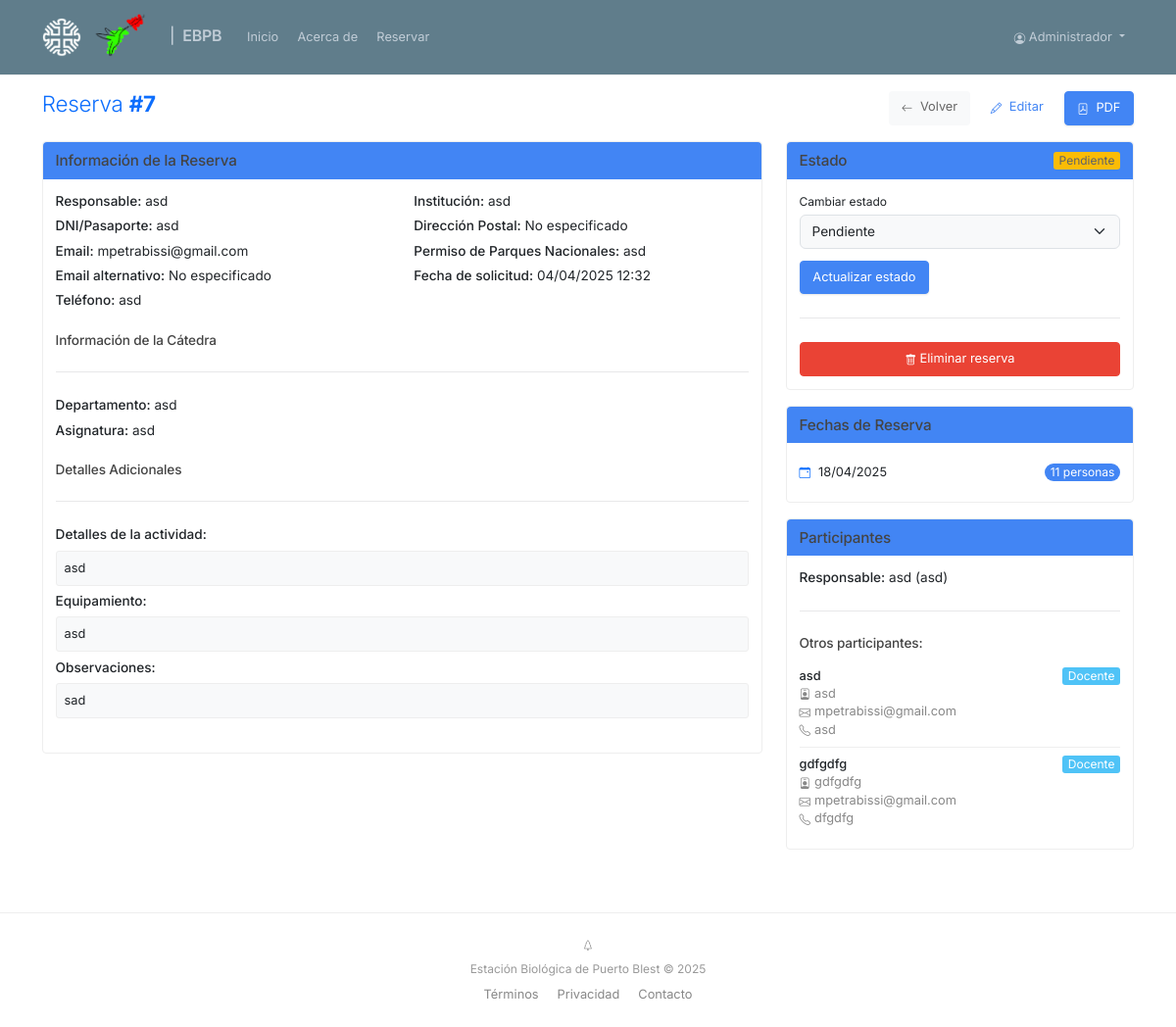
The page /admin/reservation/7 (signed in) on the database as committed earlier.
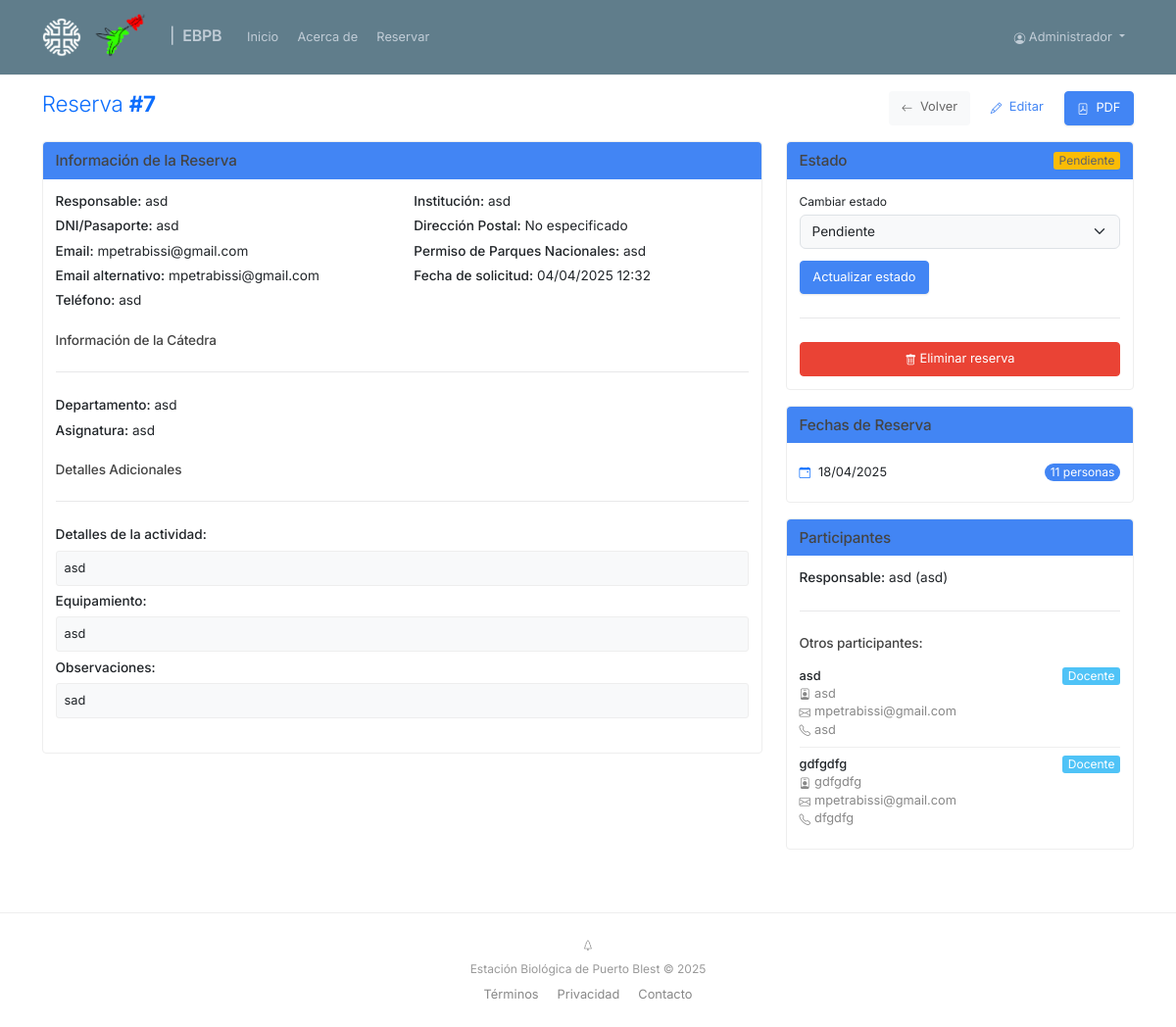
The same page on the database as committed later.
### app/models/user.py (models this page shows, shortened)
class User(db.Model, UserMixin):
    __tablename__ = 'users'
    id = db.Column(db.Integer, primary_key=True)
    email = db.Column(db.String(120), unique=True, nullable=False)
    password = db.Column(db.String(200), nullable=False)
    name = db.Column(db.String(100), nullable=False)
    is_admin = db.Column(db.Boolean, default=False)
    created_at = db.Column(db.DateTime, default=datetime.utcnow)

### app/models/reservation.py (models this page shows, shortened)
class Reservation(db.Model):
    __tablename__ = 'reservations'
    id = db.Column(db.Integer, primary_key=True)
    person_in_charge = db.Column(db.String(100), nullable=False)
    dni = db.Column(db.String(20), nullable=False)
    phone = db.Column(db.String(20), nullable=False)
    email = db.Column(db.String(120), nullable=False)
    alternative_email = db.Column(db.String(120), nullable=True)
    postal_address = db.Column(db.String(200), nullable=False)
    institution = db.Column(db.String(200), nullable=False)
    reservation_type = db.Column(db.String(50), nullable=False)
    parks_permit_number = db.Column(db.String(50), nullable=True)
    department = db.Column(db.String(200), nullable=True)  # Para cátedras
    subject = db.Column(db.String(200), nullable=True)     # Para cátedras
    project_name = db.Column(db.String(500), nullable=True)  # Para equipos de investigación
    project_code = db.Column(db.String(100), nullable=True)  # Para equipos de investigación
    project_director = db.Column(db.String(100), nullable=True)  # Para equipos de investigación
    activity_details = db.Column(db.Text, nullable=True)
    observations = db.Column(db.Text, nullable=True)
    equipment = db.Column(db.Text, nullable=True)
    status = db.Column(db.String(20), default='pendiente')  # pendiente, aprobada, rechazada, cancelada
    created_at = db.Column(db.DateTime, default=datetime.utcnow)
    updated_at = db.Column(db.DateTime, default=datetime.utcnow, onupdate=datetime.utcnow)
    pdf_path = db.Column(db.String(255), nullable=True)
    drive_folder_id = db.Column(db.String(255), nullable=True)
    date_ranges = db.relationship('ReservationDate', back_populates='reservation', cascade='all, delete-orphan')
    participants = db.relationship('Participant', back_populates='reservation', cascade='all, delete-orphan')

### app/models/reservation_date.py (models this page shows, shortened)
class ReservationDate(db.Model):
    __tablename__ = 'reservation_dates'
    id = db.Column(db.Integer, primary_key=True)
    reservation_id = db.Column(db.Integer, db.ForeignKey('reservations.id'), nullable=False)
    date = db.Column(db.Date, nullable=False)
    num_people = db.Column(db.Integer, nullable=False, default=1)
    reservation = db.relationship('Reservation', back_populates='date_ranges')

### app/models/participant.py (models this page shows, shortened)
class Participant(db.Model):
    __tablename__ = 'participants'
    id = db.Column(db.Integer, primary_key=True)
    reservation_id = db.Column(db.Integer, db.ForeignKey('reservations.id'), nullable=False)
    name = db.Column(db.String(100), nullable=False)
    dni = db.Column(db.String(20), nullable=False)
    email = db.Column(db.String(120), nullable=True)
    phone = db.Column(db.String(20), nullable=True)
    institution = db.Column(db.String(200), nullable=True)
    role = db.Column(db.String(50), nullable=True)  # docente o estudiante
    reservation = db.relationship('Reservation', back_populates='participants')

### app/controllers/admin.py (the view)
@admin_bp.route('/reservation/<int:reservation_id>')
@login_required
def view_reservation(reservation_id):
    if not current_user.is_admin:
        flash('Acceso denegado. Necesitas permisos de administrador.', 'danger')
        return redirect(url_for('main.index'))
    reservation = Reservation.query.get_or_404(reservation_id)
    return render_template('admin/reservation_detail.html', reservation=reservation)

### app/templates/admin/reservation_detail.html (shortened to what this page needs)
{% extends 'base.html' %}
{% block extra_css %}
<link rel="stylesheet" href="https://cdn.jsdelivr.net/npm/bootstrap-icons@1.5.0/font/bootstrap-icons.css">
{% endblock %}
{% block content %}
<div class="d-flex justify-content-between align-items-center mb-4">
    <h2 class="text-primary fw-light">Reserva <span class="fw-bold">#{{ reservation.id }}</span></h2>
    <div class="d-flex gap-2">
        <a href="{{ url_for('admin.reservations') }}" class="btn btn-light border-0">
            <i class="bi bi-arrow-left me-1"></i> Volver
        </a>
        <a href="{{ url_for('admin.edit_reservation', reservation_id=reservation.id) }}" class="btn btn-outline-primary border-0">
            <i class="bi bi-pencil me-1"></i> Editar
        </a>
        {% if reservation.pdf_path %}
        <a href="{{ url_for('static', filename='pdf/' + reservation.pdf_path.replace('\\', '/').split('/')[-1]) }}" class="btn btn-primary" target="_blank">
            <i class="bi bi-file-pdf me-1"></i> PDF
        </a>
        {% endif %}
    </div>
</div>
<div class="row">
    <div class="col-md-8">
        <div class="card mb-4">
            <div class="card-header bg-primary text-white">
                <h5 class="mb-0">Información de la Reserva</h5>
            </div>
            <div class="card-body">
                <div class="row mb-4">
                    <div class="col-md-6">
                        <p><strong>Responsable:</strong> {{ reservation.person_in_charge }}</p>
                        <p><strong>DNI/Pasaporte:</strong> {{ reservation.dni }}</p>
                        <p><strong>Email:</strong> {{ reservation.email }}</p>
                        <p><strong>Email alternativo:</strong> {{ reservation.alternative_email if reservation.alternative_email else "No especificado" }}</p>
                        <p><strong>Teléfono:</strong> {{ reservation.phone }}</p>
                    </div>
                    <div class="col-md-6">
                        <p><strong>Institución:</strong> {{ reservation.institution }}</p>
                        <p><strong>Dirección Postal:</strong> {{ reservation.postal_address }}</p>
                        <p><strong>Permiso de Parques Nacionales:</strong> {{ reservation.parks_permit_number if reservation.parks_permit_number else "No especificado" }}</p>
                        <p><strong>Fecha de solicitud:</strong> {{ reservation.created_at.strftime('%d/%m/%Y %H:%M') }}</p>
                    </div>
                </div>
                {% if reservation.reservation_type == 'catedra' %}
                <div class="row mb-4">
                    <div class="col-md-12">
                        <h6>Información de la Cátedra</h6>
                        <hr>
                        <p><strong>Departamento:</strong> {{ reservation.department }}</p>
                        <p><strong>Asignatura:</strong> {{ reservation.subject }}</p>
                    </div>
                </div>
                {% endif %}
                <div class="row mb-4">
                    <div class="col-md-12">
                        <h6>Detalles Adicionales</h6>
                        <hr>
                        {% if reservation.activity_details %}
                        <p><strong>Detalles de la actividad:</strong></p>
                        <p class="border p-2 bg-light">{{ reservation.activity_details|nl2br }}</p>
                        {% endif %}
                        {% if reservation.equipment %}
                        <p><strong>Equipamiento:</strong></p>
                        <p class="border p-2 bg-light">{{ reservation.equipment|nl2br }}</p>
                        {% endif %}
                        {% if reservation.observations %}
                        <p><strong>Observaciones:</strong></p>
                        <p class="border p-2 bg-light">{{ reservation.observations|nl2br }}</p>
                        {% endif %}
                    </div>
                </div>
            </div>
        </div>
    </div>
    <div class="col-md-4">
        <div class="card mb-4">
            <div class="card-header bg-primary text-white d-flex justify-content-between align-items-center">
                <h5 class="mb-0">Estado</h5>
                {% if reservation.status == 'pendiente' %}
                    <span class="badge bg-warning">Pendiente</span>
                {% elif reservation.status == 'aprobada' %}
                    <span class="badge bg-success">Aprobada</span>
                {% elif reservation.status == 'rechazada' %}
                    <span class="badge bg-danger">Rechazada</span>
                {% elif reservation.status == 'cancelada' %}
                    <span class="badge bg-secondary">Cancelada</span>
                {% endif %}
            </div>
            <div class="card-body">                <form action="{{ url_for('admin.update_reservation_status', reservation_id=reservation.id) }}" method="POST" id="updateStatusForm">
                    <div class="mb-3">
                        <label for="status" class="form-label">Cambiar estado</label>
                        <select class="form-select" id="status" name="status" data-original-value="{{ reservation.status }}">
                            <option value="pendiente" {% if reservation.status == 'pendiente' %}selected{% endif %}>Pendiente</option>
                        </select>
                    </div>
                    <button type="submit" class="btn btn-primary" id="updateStatusButton">Actualizar estado</button>
                </form>
                <hr>                <form action="{{ url_for('admin.delete_reservation', reservation_id=reservation.id) }}" method="POST">
                    <button type="submit" class="btn btn-danger w-100" data-confirm="true"
                            data-confirm-title="Eliminar reserva"
                            data-confirm-message="¿Está seguro de que desea eliminar esta reserva? Esta acción no se puede deshacer.">
                        <i class="bi bi-trash"></i> Eliminar reserva
                    </button>
                </form>
            </div>
        </div>        <div class="card mb-4">
            <div class="card-header bg-primary text-white">
                <h5 class="mb-0">Fechas de Reserva</h5>
            </div>
            <div class="card-body">
                <ul class="list-group list-group-flush">
                    {% for date_range in reservation.date_ranges %}
                    <li class="list-group-item d-flex justify-content-between align-items-center px-0">
                        <div class="d-flex align-items-center">
                            <i class="bi bi-calendar-event me-2 text-primary"></i>
                            {{ date_range.date.strftime('%d/%m/%Y') }}
                        </div>
                        <span class="badge bg-primary rounded-pill">{{ date_range.num_people }} personas</span>
                    </li>
                    {% endfor %}
                </ul>
            </div>
        </div>        <div class="card">
            <div class="card-header bg-primary text-white">
                <h5 class="mb-0">Participantes</h5>
            </div>
            <div class="card-body">
                <p><strong>Responsable:</strong> {{ reservation.person_in_charge }} ({{ reservation.dni }})</p>
                {% if reservation.participants %}
                <hr>
                <h6>Otros participantes:</h6>
                <ul class="list-group list-group-flush">
                    {% for participant in reservation.participants %}
                    <li class="list-group-item d-flex flex-column px-0">
                        <div class="d-flex justify-content-between align-items-center">
                            <strong>{{ participant.name }}</strong>
                            {% if participant.role %}<span class="badge bg-info">{{ participant.role|capitalize }}</span>{% endif %}
                        </div>
                        <small class="text-muted">
                            <i class="bi bi-person-badge me-1"></i>{{ participant.dni }}
                            {% if participant.email %}<br><i class="bi bi-envelope me-1"></i>{{ participant.email }}{% endif %}
                            {% if participant.phone %}<br><i class="bi bi-telephone me-1"></i>{{ participant.phone }}{% endif %}
                        </small>
                    </li>
                    {% endfor %}
                </ul>
                {% else %}
                <div class="text-muted text-center py-3">
                    <i class="bi bi-people me-2"></i>
                    No hay participantes adicionales
                </div>
                {% endif %}
            </div>
        </div>
    </div>
</div>
{% endblock %}

### app/templates/base.html (shortened to what this page needs)
<!DOCTYPE html>
<html lang="es">
<head>
    <link href="https://cdn.jsdelivr.net/npm/bootstrap@5.3.0/dist/css/bootstrap.min.css" rel="stylesheet">
    <link rel="stylesheet" href="https://cdn.jsdelivr.net/npm/bootstrap-icons@1.8.0/font/bootstrap-icons.css">
    <link rel="stylesheet" href="{{ url_for('static', filename='css/style.css') }}">
    {% block extra_css %}{% endblock %}
</head>
<body>
    <nav class="navbar navbar-expand-lg navbar-light bg-white">
        <div class="container">
            <a class="navbar-brand" href="{{ url_for('main.index') }}">
                <img src="{{ url_for('static', filename='img/logo5.png') }}" alt="CRUB Logo" height="40" class="me-2">
                <img src="{{ url_for('static', filename='img/logo_ebpb.png') }}" alt="CRUB Logo" height="50" class="me-2">
                <span class="fw-medium separator-symbol">|&nbsp</span>
                 EBPB
            </a>
            <div class="collapse navbar-collapse" id="navbarNav">
                <ul class="navbar-nav me-auto">
                    <li class="nav-item">
                        <a class="nav-link" href="{{ url_for('main.index') }}">
                             Inicio
                        </a>
                    </li>
                    <li class="nav-item">
                        <a class="nav-link" href="{{ url_for('main.about') }}">
                             Acerca de
                        </a>
                    </li>
                    <li class="nav-item">
                        <a class="nav-link" href="{{ url_for('form.reservation_form') }}">
                             Reservar
                        </a>
                    </li>
                </ul>                <ul class="navbar-nav">
                    {% if current_user.is_authenticated %}
                    <li class="nav-item dropdown">
                        <a class="nav-link dropdown-toggle" href="#" role="button" data-bs-toggle="dropdown">
                            <i class="bi bi-person-circle"></i> {{ current_user.name }}
                        </a>
                    </li>
                    {% else %}
                    <li class="nav-item">
                        <a class="nav-link" href="{{ url_for('auth.login') }}">
                             Iniciar Sesión
                        </a>
                    </li>
                    {% endif %}
                </ul>
            </div>
        </div>
    </nav>    <div class="container mt-4">
        {% block content %}{% endblock %}
    </div>
    <footer class="footer mt-5 py-4">
        <div class="container text-center">
            <div class="mb-2">
                <i class="bi bi-tree"></i>
            </div>
            <span>Estación Biológica de Puerto Blest &copy; {{ now.year }}</span>
            <div class="mt-2 small">
                <a href="#" class="text-decoration-none text-muted mx-2">Términos</a>
                <a href="#" class="text-decoration-none text-muted mx-2">Privacidad</a>
                <a href="#" class="text-decoration-none text-muted mx-2">Contacto</a>
            </div>
        </div>
    </footer>    <script src="https://cdn.jsdelivr.net/npm/bootstrap@5.3.0/dist/js/bootstrap.bundle.min.js"></script>
</body>
</html>

Rows that differ between the two databases and show on the page:
changed Reservation "asd": alternative_email "No especificado" → "mpetrabissi@gmail.com"
